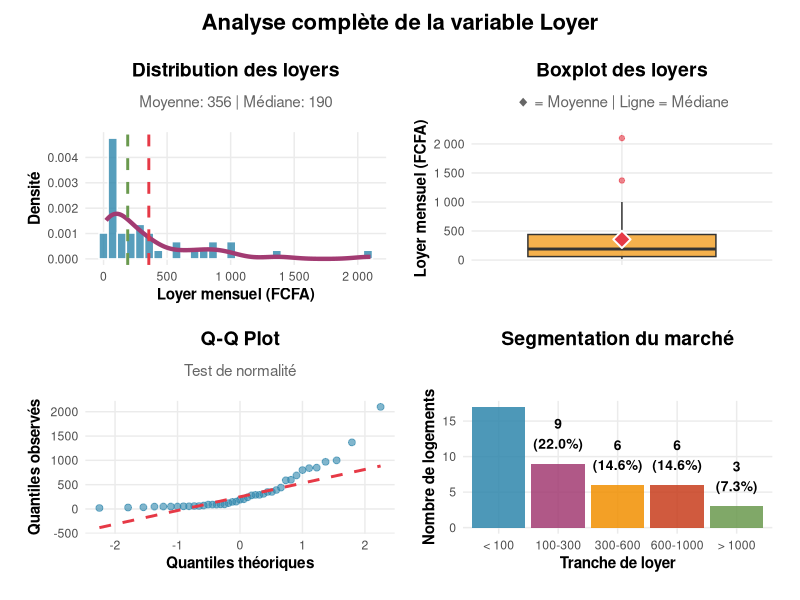
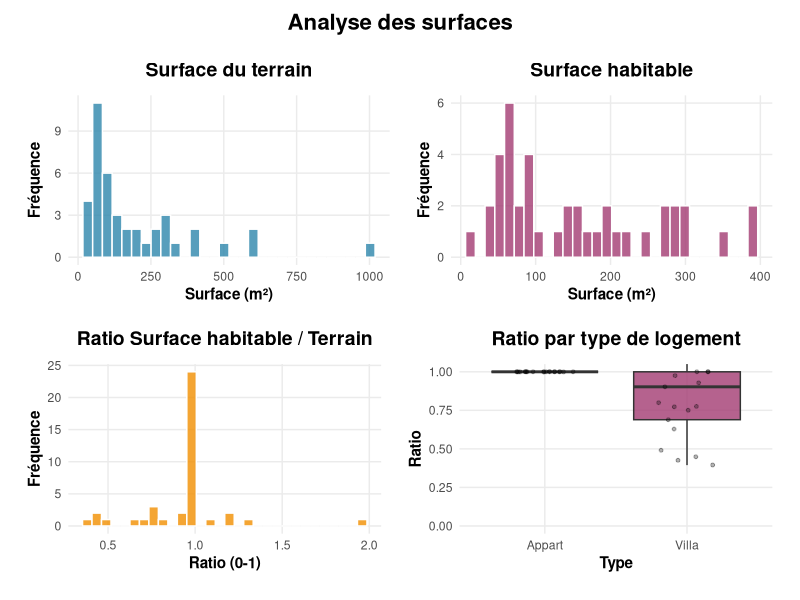
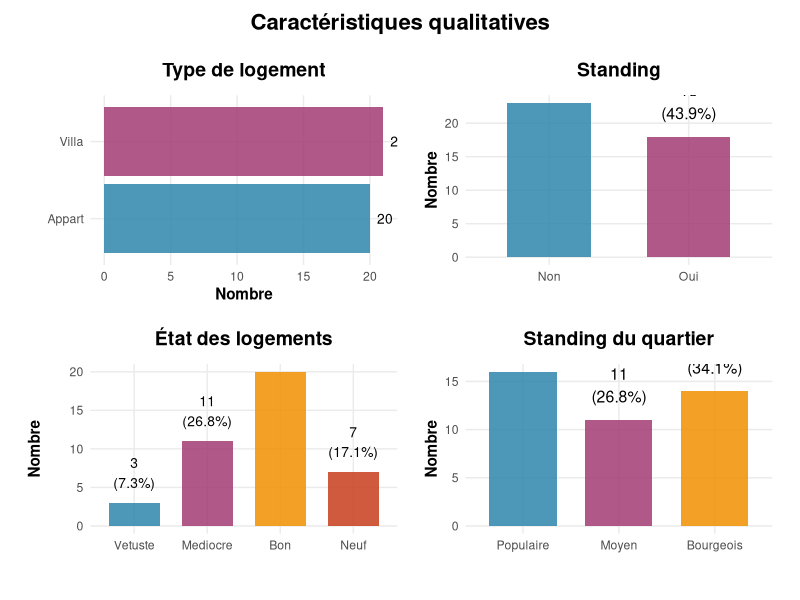
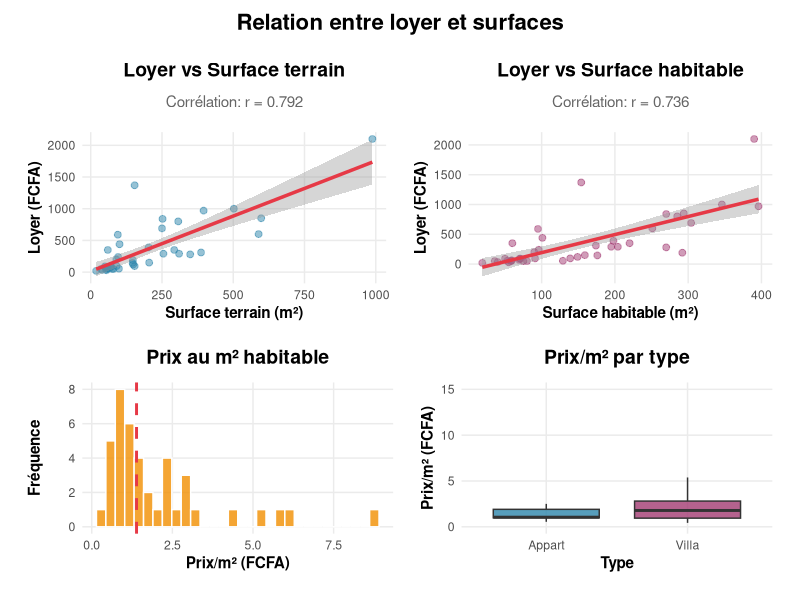
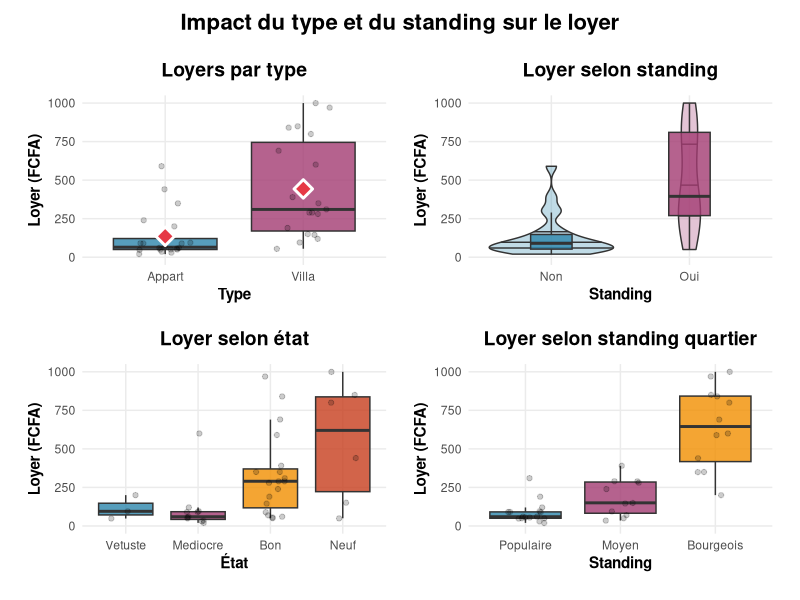
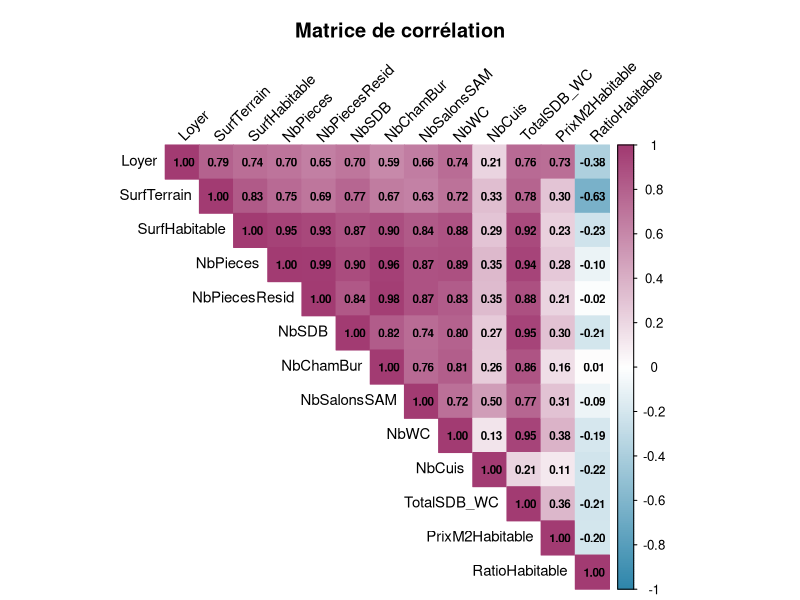
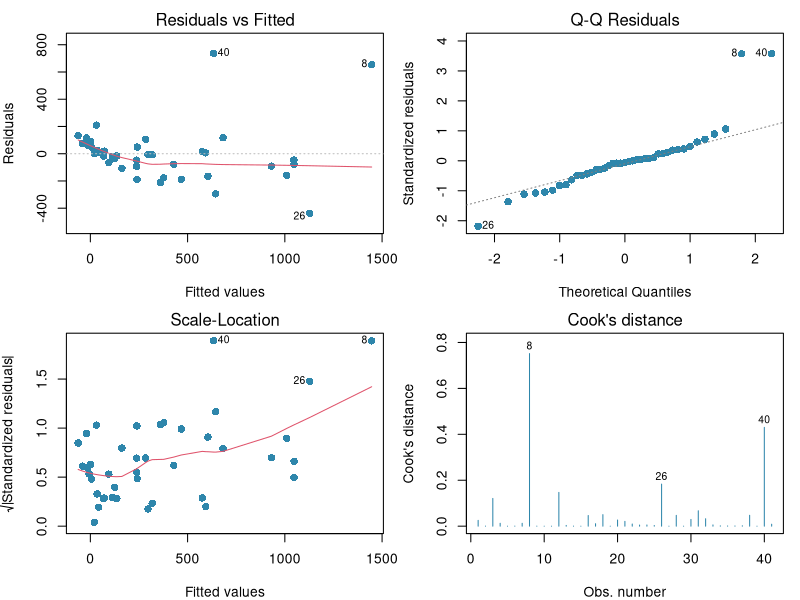
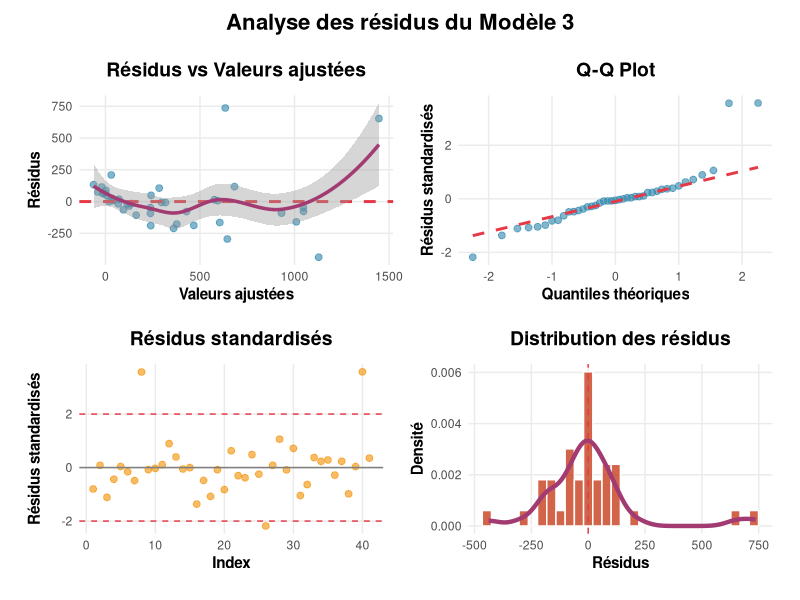

R code for these plots, in order:
## ---- chunk 1
knitr::opts_chunk$set(
  echo = FALSE,
  message = FALSE,
  warning = FALSE,
  fig.align = "center",
  fig.width = 12,
  fig.height = 8,
  dpi = 100
)
## ---- chunk 2
library(dplyr)
library(ggplot2)
library(tidyr)
library(corrplot)
library(knitr)
library(kableExtra)
library(gridExtra)
library(scales)
library(forcats)
library(patchwork)

# Thème personnalisé
theme_custom <- theme_minimal() +
  theme(
    plot.title = element_text(size = 14, face = "bold", hjust = 0.5, margin = margin(b = 10)),
    plot.subtitle = element_text(size = 11, hjust = 0.5, color = "gray40", margin = margin(b = 15)),
    axis.title = element_text(size = 11, face = "bold"),
    legend.position = "bottom",
    panel.grid.minor = element_blank(),
    plot.margin = margin(10, 10, 10, 10),
    panel.background = element_rect(fill = "white", color = NA),
    plot.background = element_rect(fill = "white", color = NA)
  )

theme_set(theme_custom)

# Palette de couleurs
couleurs_principales <- c("#2E86AB", "#A23B72", "#F18F01", "#C73E1D", "#6A994E")
couleur_outliers <- "#E63946"
## ---- chunk 3
dakar <- read.csv("dakar.csv", stringsAsFactors = TRUE)

dakar_clean <- dakar %>%
  drop_na(Loyer) %>%
  mutate(
    PrixM2Terrain = ifelse(SurfTerrain > 0, Loyer / SurfTerrain, NA),
    PrixM2Habitable = ifelse(SurfHabitable > 0, Loyer / SurfHabitable, NA),
    RatioHabitable = ifelse(SurfTerrain > 0, SurfHabitable / SurfTerrain, NA),
    TotalSDB_WC = NbSDB + NbWC,
    Standing = factor(Standing, levels = c("Non", "Oui")),
    Etat = factor(Etat, levels = c("Vetuste", "Mediocre", "Bon", "Neuf")),
    StandingQuartier = factor(StandingQuartier, 
                              levels = c("popu", "moy", "bourge"),
                              labels = c("Populaire", "Moyen", "Bourgeois"))
  )

n_obs <- nrow(dakar_clean)

na_summary <- dakar_clean %>%
  summarise(across(everything(), ~sum(is.na(.)))) %>%
  pivot_longer(everything(), names_to = "Variable", values_to = "NA_count") %>%
  filter(NA_count > 0) %>%
  arrange(desc(NA_count))
## ---- chunk 4
categories <- data.frame(
  Catégorie = c("Identification", "Prix", "Surfaces", "Composition", 
                "Type & Standing", "État", "Équipements", "Localisation"),
  Variables = c("id", "Loyer", "SurfTerrain, SurfHabitable, SurfPiecResid",
    "NbPieces, NbPiecesResid, NbSDB, NbChamBur, NbSalonsSAM, NbWC, NbCuis",
    "Type, Standing, StandingQuartier", "Etat",
    "Jardin, Cour, Piscine, Garage, Egout, HiTech",
    "DistCtrVille, Commerc, BordMer, Distractions, AxeRoutier, QuartierAffaires, Quartier"),
  Nombre = c(1, 1, 3, 7, 3, 1, 6, 7)
)

categories %>%
  kable(caption = "Catégorisation des variables", align = "llc") %>%
  kable_styling(bootstrap_options = c("striped", "hover"), 
                full_width = FALSE, position = "center") %>%
  column_spec(1, bold = TRUE, width = "8em") %>%
  column_spec(3, width = "5em")
## ---- chunk 5
dakar_clean %>%
  select(id, Loyer, Type, SurfTerrain, SurfHabitable, NbPieces, 
         Standing, Etat, Quartier, BordMer) %>%
  head(10) %>%
  mutate(Loyer = format(Loyer, big.mark = " ")) %>%
  kable(caption = "Échantillon de 10 logements", 
        align = "lrclrrllll",
        col.names = c("ID", "Loyer", "Type", "Surf. Terrain", "Surf. Hab.", 
                      "Pièces", "Standing", "État", "Quartier", "Bord Mer")) %>%
  kable_styling(bootstrap_options = c("striped", "hover", "condensed"),
                full_width = TRUE, font_size = 11)
## ---- chunk 6
stats_continues <- dakar_clean %>%
  select(Loyer, SurfTerrain, SurfHabitable, NbPieces, NbChamBur, NbSDB) %>%
  pivot_longer(everything(), names_to = "Variable", values_to = "Valeur") %>%
  group_by(Variable) %>%
  summarise(
    N = sum(!is.na(Valeur)),
    Min = min(Valeur, na.rm = TRUE),
    Q1 = quantile(Valeur, 0.25, na.rm = TRUE),
    Médiane = median(Valeur, na.rm = TRUE),
    Moyenne = mean(Valeur, na.rm = TRUE),
    Q3 = quantile(Valeur, 0.75, na.rm = TRUE),
    Max = max(Valeur, na.rm = TRUE),
    `Écart-type` = sd(Valeur, na.rm = TRUE)
  ) %>%
  mutate(across(where(is.numeric) & !N, ~round(., 1)))

stats_continues %>%
  kable(caption = "Statistiques des variables quantitatives", 
        align = "lrrrrrrrr") %>%
  kable_styling(bootstrap_options = c("striped", "hover"), full_width = TRUE) %>%
  column_spec(1, bold = TRUE)
## ---- chunk 7
if(nrow(na_summary) > 0) {
  na_summary %>%
    mutate(Pourcentage = round(NA_count / n_obs * 100, 1)) %>%
    kable(caption = "Variables avec valeurs manquantes",
          align = "lrr",
          col.names = c("Variable", "Nombre NA", "% NA")) %>%
    kable_styling(bootstrap_options = c("striped", "hover"),
                  full_width = FALSE, position = "left") %>%
    print()
}
## ---- chunk 8
stats_loyer <- dakar_clean %>%
  summarise(
    Minimum = min(Loyer), Q1 = quantile(Loyer, 0.25),
    Médiane = median(Loyer), Moyenne = mean(Loyer),
    Q3 = quantile(Loyer, 0.75), Maximum = max(Loyer),
    Écart_type = sd(Loyer), CV = sd(Loyer)/mean(Loyer)
  )

p1 <- ggplot(dakar_clean, aes(x = Loyer)) +
  geom_histogram(aes(y = after_stat(density)), fill = couleurs_principales[1], 
                 color = "white", bins = 30, alpha = 0.8) +
  geom_density(color = couleurs_principales[2], linewidth = 1.5) +
  geom_vline(xintercept = stats_loyer$Moyenne, color = couleur_outliers, 
             linetype = "dashed", linewidth = 1) +
  geom_vline(xintercept = stats_loyer$Médiane, color = couleurs_principales[5], 
             linetype = "dashed", linewidth = 1) +
  labs(title = "Distribution des loyers",
       subtitle = sprintf("Moyenne: %s | Médiane: %s", 
                         format(round(stats_loyer$Moyenne, 0), big.mark = " "),
                         format(round(stats_loyer$Médiane, 0), big.mark = " ")),
       x = "Loyer mensuel (FCFA)", y = "Densité") +
  scale_x_continuous(labels = label_number(big.mark = " "))

p2 <- ggplot(dakar_clean, aes(x = "", y = Loyer)) +
  geom_boxplot(fill = couleurs_principales[3], alpha = 0.7, 
               outlier.color = couleur_outliers, outlier.alpha = 0.6) +
  stat_summary(fun = mean, geom = "point", shape = 23, size = 4, 
               fill = couleur_outliers, color = "white", stroke = 1) +
  labs(title = "Boxplot des loyers", 
       subtitle = "◆ = Moyenne | Ligne = Médiane",
       x = "", y = "Loyer mensuel (FCFA)") +
  scale_y_continuous(labels = label_number(big.mark = " "))

p3 <- ggplot(dakar_clean, aes(sample = Loyer)) +
  stat_qq(color = couleurs_principales[1], alpha = 0.6, size = 2) +
  stat_qq_line(color = couleur_outliers, linetype = "dashed", linewidth = 1) +
  labs(title = "Q-Q Plot", 
       subtitle = "Test de normalité",
       x = "Quantiles théoriques", y = "Quantiles observés")

p4 <- dakar_clean %>%
  mutate(Segment = case_when(
    Loyer < 100 ~ "< 100",
    Loyer < 300 ~ "100-300",
    Loyer < 600 ~ "300-600",
    Loyer < 1000 ~ "600-1000",
    TRUE ~ "> 1000"
  )) %>%
  count(Segment) %>%
  mutate(
    Segment = factor(Segment, levels = c("< 100", "100-300", "300-600", "600-1000", "> 1000")),
    Pourcentage = n / sum(n) * 100
  ) %>%
  ggplot(aes(x = Segment, y = n, fill = Segment)) +
  geom_col(show.legend = FALSE, alpha = 0.85) +
  geom_text(aes(label = sprintf("%d\n(%.1f%%)", n, Pourcentage)), 
            vjust = -0.5, size = 3.5, fontface = "bold") +
  scale_fill_manual(values = couleurs_principales) +
  labs(title = "Segmentation du marché",
       x = "Tranche de loyer", y = "Nombre de logements") +
  ylim(0, NA)

(p1 + p2) / (p3 + p4) + 
  plot_annotation(title = "Analyse complète de la variable Loyer",
                  theme = theme(plot.title = element_text(size = 16, face = "bold", hjust = 0.5)))
## ---- chunk 9
stats_loyer %>%
  pivot_longer(everything(), names_to = "Statistique", values_to = "Valeur") %>%
  mutate(Valeur = ifelse(Statistique == "CV", 
                        sprintf("%.2f", Valeur),
                        format(round(Valeur, 0), big.mark = " "))) %>%
  kable(caption = "Statistiques descriptives du loyer", align = "lr") %>%
  kable_styling(bootstrap_options = c("striped", "hover"), 
                full_width = FALSE, position = "center")
## ---- chunk 10
p1 <- ggplot(dakar_clean, aes(x = SurfTerrain)) +
  geom_histogram(fill = couleurs_principales[1], color = "white", bins = 30, alpha = 0.8) +
  labs(title = "Surface du terrain", x = "Surface (m²)", y = "Fréquence")

p2 <- ggplot(dakar_clean, aes(x = SurfHabitable)) +
  geom_histogram(fill = couleurs_principales[2], color = "white", bins = 30, alpha = 0.8) +
  labs(title = "Surface habitable", x = "Surface (m²)", y = "Fréquence")

p3 <- ggplot(dakar_clean %>% filter(!is.na(RatioHabitable)), aes(x = RatioHabitable)) +
  geom_histogram(fill = couleurs_principales[3], color = "white", bins = 30, alpha = 0.8) +
  labs(title = "Ratio Surface habitable / Terrain", x = "Ratio (0-1)", y = "Fréquence")

p4 <- ggplot(dakar_clean %>% filter(!is.na(RatioHabitable)), 
             aes(x = Type, y = RatioHabitable, fill = Type)) +
  geom_boxplot(alpha = 0.8, outlier.shape = NA) +
  geom_jitter(width = 0.2, alpha = 0.3, size = 1) +
  scale_fill_manual(values = couleurs_principales) +
  labs(title = "Ratio par type de logement", x = "Type", y = "Ratio") +
  theme(legend.position = "none") +
  coord_cartesian(ylim = c(0, 1))

(p1 + p2) / (p3 + p4) +
  plot_annotation(title = "Analyse des surfaces",
                  theme = theme(plot.title = element_text(size = 16, face = "bold", hjust = 0.5)))
## ---- chunk 11
p1 <- dakar_clean %>%
  count(Type) %>%
  mutate(Pourcentage = n/sum(n)*100) %>%
  ggplot(aes(x = fct_reorder(Type, n), y = n, fill = Type)) +
  geom_col(show.legend = FALSE, alpha = 0.85) +
  geom_text(aes(label = sprintf("%d (%.1f%%)", n, Pourcentage)), 
            hjust = -0.1, size = 3.5) +
  coord_flip() +
  scale_fill_manual(values = couleurs_principales) +
  labs(title = "Type de logement", x = "", y = "Nombre")

p2 <- dakar_clean %>%
  count(Standing) %>%
  mutate(Pourcentage = n/sum(n)*100) %>%
  ggplot(aes(x = Standing, y = n, fill = Standing)) +
  geom_col(show.legend = FALSE, alpha = 0.85, width = 0.6) +
  geom_text(aes(label = sprintf("%d\n(%.1f%%)", n, Pourcentage)), 
            vjust = -0.5, size = 4) +
  scale_fill_manual(values = couleurs_principales[1:2]) +
  labs(title = "Standing", x = "", y = "Nombre")

p3 <- dakar_clean %>%
  count(Etat) %>%
  mutate(Pourcentage = n/sum(n)*100) %>%
  ggplot(aes(x = Etat, y = n, fill = Etat)) +
  geom_col(show.legend = FALSE, alpha = 0.85, width = 0.7) +
  geom_text(aes(label = sprintf("%d\n(%.1f%%)", n, Pourcentage)), 
            vjust = -0.5, size = 3.5) +
  scale_fill_manual(values = couleurs_principales) +
  labs(title = "État des logements", x = "", y = "Nombre")

p4 <- dakar_clean %>%
  count(StandingQuartier) %>%
  mutate(Pourcentage = n/sum(n)*100) %>%
  ggplot(aes(x = StandingQuartier, y = n, fill = StandingQuartier)) +
  geom_col(show.legend = FALSE, alpha = 0.85, width = 0.7) +
  geom_text(aes(label = sprintf("%d\n(%.1f%%)", n, Pourcentage)), 
            vjust = -0.5, size = 4) +
  scale_fill_manual(values = couleurs_principales[1:3]) +
  labs(title = "Standing du quartier", x = "", y = "Nombre")

(p1 + p2) / (p3 + p4) +
  plot_annotation(title = "Caractéristiques qualitatives",
                  theme = theme(plot.title = element_text(size = 16, face = "bold", hjust = 0.5)))
## ---- chunk 12
cor_terrain <- cor(dakar_clean$Loyer, dakar_clean$SurfTerrain, use = "complete.obs")
cor_habitable <- cor(dakar_clean$Loyer, dakar_clean$SurfHabitable, use = "complete.obs")

p1 <- ggplot(dakar_clean, aes(x = SurfTerrain, y = Loyer)) +
  geom_point(alpha = 0.5, color = couleurs_principales[1], size = 2) +
  geom_smooth(method = "lm", color = couleur_outliers, se = TRUE, linewidth = 1.2) +
  labs(title = "Loyer vs Surface terrain",
       subtitle = sprintf("Corrélation: r = %.3f", cor_terrain),
       x = "Surface terrain (m²)", y = "Loyer (FCFA)")

p2 <- ggplot(dakar_clean, aes(x = SurfHabitable, y = Loyer)) +
  geom_point(alpha = 0.5, color = couleurs_principales[2], size = 2) +
  geom_smooth(method = "lm", color = couleur_outliers, se = TRUE, linewidth = 1.2) +
  labs(title = "Loyer vs Surface habitable",
       subtitle = sprintf("Corrélation: r = %.3f", cor_habitable),
       x = "Surface habitable (m²)", y = "Loyer (FCFA)")

p3 <- ggplot(dakar_clean %>% filter(!is.na(PrixM2Habitable), PrixM2Habitable < 20), 
             aes(x = PrixM2Habitable)) +
  geom_histogram(fill = couleurs_principales[3], color = "white", bins = 30, alpha = 0.8) +
  geom_vline(xintercept = median(dakar_clean$PrixM2Habitable, na.rm = TRUE),
             color = couleur_outliers, linetype = "dashed", linewidth = 1) +
  labs(title = "Prix au m² habitable", x = "Prix/m² (FCFA)", y = "Fréquence")

p4 <- ggplot(dakar_clean %>% filter(!is.na(PrixM2Habitable)), 
             aes(x = Type, y = PrixM2Habitable, fill = Type)) +
  geom_boxplot(alpha = 0.8, outlier.shape = NA) +
  scale_fill_manual(values = couleurs_principales) +
  labs(title = "Prix/m² par type", x = "Type", y = "Prix/m² (FCFA)") +
  theme(legend.position = "none") +
  coord_cartesian(ylim = c(0, 15))

(p1 + p2) / (p3 + p4) +
  plot_annotation(title = "Relation entre loyer et surfaces",
                  theme = theme(plot.title = element_text(size = 16, face = "bold", hjust = 0.5)))
## ---- chunk 13
p1 <- ggplot(dakar_clean, aes(x = Type, y = Loyer, fill = Type)) +
  geom_boxplot(alpha = 0.8, outlier.shape = NA) +
  geom_jitter(width = 0.2, alpha = 0.2, size = 1.5) +
  stat_summary(fun = mean, geom = "point", shape = 23, size = 4, 
               fill = couleur_outliers, color = "white", stroke = 1.5) +
  scale_fill_manual(values = couleurs_principales) +
  labs(title = "Loyers par type", x = "Type", y = "Loyer (FCFA)") +
  scale_y_continuous(limits = c(0, quantile(dakar_clean$Loyer, 0.95))) +
  theme(legend.position = "none")

p2 <- ggplot(dakar_clean, aes(x = Standing, y = Loyer, fill = Standing)) +
  geom_violin(alpha = 0.3, draw_quantiles = c(0.25, 0.5, 0.75)) +
  geom_boxplot(width = 0.3, alpha = 0.8, outlier.shape = NA) +
  scale_fill_manual(values = couleurs_principales[1:2]) +
  labs(title = "Loyer selon standing", x = "Standing", y = "Loyer (FCFA)") +
  scale_y_continuous(limits = c(0, quantile(dakar_clean$Loyer, 0.95))) +
  theme(legend.position = "none")

p3 <- ggplot(dakar_clean, aes(x = Etat, y = Loyer, fill = Etat)) +
  geom_boxplot(alpha = 0.8, outlier.shape = NA) +
  geom_jitter(width = 0.2, alpha = 0.2, size = 1.5) +
  scale_fill_manual(values = couleurs_principales) +
  labs(title = "Loyer selon état", x = "État", y = "Loyer (FCFA)") +
  scale_y_continuous(limits = c(0, quantile(dakar_clean$Loyer, 0.95))) +
  theme(legend.position = "none")

p4 <- ggplot(dakar_clean, aes(x = StandingQuartier, y = Loyer, fill = StandingQuartier)) +
  geom_boxplot(alpha = 0.8, outlier.shape = NA) +
  geom_jitter(width = 0.2, alpha = 0.2, size = 1.5) +
  scale_fill_manual(values = couleurs_principales[1:3]) +
  labs(title = "Loyer selon standing quartier", x = "Standing", y = "Loyer (FCFA)") +
  scale_y_continuous(limits = c(0, quantile(dakar_clean$Loyer, 0.95))) +
  theme(legend.position = "none")

(p1 + p2) / (p3 + p4) +
  plot_annotation(title = "Impact du type et du standing sur le loyer",
                  theme = theme(plot.title = element_text(size = 16, face = "bold", hjust = 0.5)))
## ---- chunk 14
vars_numeriques <- dakar_clean %>%
  select(Loyer, SurfTerrain, SurfHabitable, NbPieces, NbPiecesResid,
         NbSDB, NbChamBur, NbSalonsSAM, NbWC, NbCuis, TotalSDB_WC,
         PrixM2Habitable, RatioHabitable) %>%
  select(where(is.numeric))

cor_matrix <- cor(vars_numeriques, use = "complete.obs")

corrplot(cor_matrix, 
         method = "color", 
         type = "upper",
         tl.col = "black", 
         tl.srt = 45, 
         tl.cex = 0.9,
         addCoef.col = "black", 
         number.cex = 0.7,
         col = colorRampPalette(c(couleurs_principales[1], "white", couleurs_principales[2]))(200),
         title = "Matrice de corrélation",
         mar = c(0, 0, 3, 0),
         cl.cex = 0.8)
## ---- chunk 15
vars_qualitatives <- c("Type", "Standing", "Etat", "StandingQuartier", 
                       "Jardin", "Piscine", "Garage", "Egout", "BordMer")

resultats_anova <- data.frame()

for(var in vars_qualitatives) {
  if(var %in% names(dakar_clean)) {
    formule <- as.formula(paste("Loyer ~", var))
    anova_result <- aov(formule, data = dakar_clean)
    anova_summary <- summary(anova_result)
    
    p_value <- anova_summary[[1]]$`Pr(>F)`[1]
    f_value <- anova_summary[[1]]$`F value`[1]
    ss_effect <- anova_summary[[1]]$`Sum Sq`[1]
    ss_total <- sum(anova_summary[[1]]$`Sum Sq`)
    eta_sq <- ss_effect / ss_total
    
    resultats_anova <- rbind(resultats_anova, data.frame(
      Variable = var,
      F_stat = round(f_value, 2),
      P_value = format.pval(p_value, digits = 3),
      Eta_carré = round(eta_sq, 3),
      Signif = ifelse(p_value < 0.001, "***",
                     ifelse(p_value < 0.01, "**",
                           ifelse(p_value < 0.05, "*", "ns")))
    ))
  }
}

resultats_anova %>%
  arrange(desc(Eta_carré)) %>%
  kable(caption = "Tests ANOVA", align = "lrrlc",
        col.names = c("Variable", "F", "P-value", "η²", "Signif.")) %>%
  kable_styling(bootstrap_options = c("striped", "hover"), full_width = FALSE) %>%
  column_spec(5, bold = TRUE) %>%
  footnote(general = "Significativité : *** p<0.001, ** p<0.01, * p<0.05, ns : non significatif",
           general_title = "Note :")
## ---- chunk 16
modele1 <- lm(Loyer ~ SurfHabitable, data = dakar_clean)
summary(modele1)
## ---- chunk 17
modele2 <- lm(Loyer ~ SurfHabitable + NbChamBur + NbSDB + Type, data = dakar_clean)
summary(modele2)
## ---- chunk 18
coef_df2 <- as.data.frame(summary(modele2)$coefficients)
coef_df2$Variable <- rownames(coef_df2)
coef_df2 <- coef_df2[, c("Variable", "Estimate", "Std. Error", "t value", "Pr(>|t|)")]

coef_df2 %>%
  mutate(
    Estimate = round(Estimate, 2),
    `Std. Error` = round(`Std. Error`, 2),
    `t value` = round(`t value`, 2),
    `Pr(>|t|)` = format.pval(`Pr(>|t|)`, digits = 3),
    Signif = case_when(
      `Pr(>|t|)` < 0.001 ~ "***",
      `Pr(>|t|)` < 0.01 ~ "**",
      `Pr(>|t|)` < 0.05 ~ "*",
      TRUE ~ "ns"
    )
  ) %>%
  kable(caption = "Coefficients du Modèle 2", align = "lrrrlc",
        col.names = c("Variable", "Coefficient", "Erreur std.", "t", "P-value", "Signif.")) %>%
  kable_styling(bootstrap_options = c("striped", "hover"), full_width = FALSE) %>%
  column_spec(6, bold = TRUE)
## ---- chunk 19
modele3 <- lm(Loyer ~ SurfHabitable + NbChamBur + NbSDB + Type + 
                     Standing + Etat + StandingQuartier + 
                     Piscine + Garage + BordMer,
              data = dakar_clean)
summary(modele3)
## ---- chunk 20
coef_df3 <- as.data.frame(summary(modele3)$coefficients)
coef_df3$Variable <- rownames(coef_df3)
coef_df3 <- coef_df3[, c("Variable", "Estimate", "Std. Error", "t value", "Pr(>|t|)")]

coef_df3 %>%
  mutate(
    Estimate = round(Estimate, 2),
    `Std. Error` = round(`Std. Error`, 2),
    `t value` = round(`t value`, 2),
    `Pr(>|t|)` = format.pval(`Pr(>|t|)`, digits = 3),
    Signif = case_when(
      `Pr(>|t|)` < 0.001 ~ "***",
      `Pr(>|t|)` < 0.01 ~ "**",
      `Pr(>|t|)` < 0.05 ~ "*",
      TRUE ~ "ns"
    )
  ) %>%
  kable(caption = "Coefficients du Modèle 3", align = "lrrrlc",
        col.names = c("Variable", "Coefficient", "Erreur std.", "t", "P-value", "Signif.")) %>%
  kable_styling(bootstrap_options = c("striped", "hover"), full_width = TRUE) %>%
  column_spec(6, bold = TRUE) %>%
  scroll_box(height = "450px")
## ---- chunk 21
comparaison <- data.frame(
  Modèle = c("Modèle 1: Simple", "Modèle 2: Physique", "Modèle 3: Complet"),
  Variables = c("SurfHabitable seule", 
                "Surfaces + Composition + Type",
                "Toutes variables pertinentes"),
  N_param = c(length(coef(modele1)), length(coef(modele2)), length(coef(modele3))),
  R2 = c(summary(modele1)$r.squared, summary(modele2)$r.squared, summary(modele3)$r.squared),
  R2_adj = c(summary(modele1)$adj.r.squared, summary(modele2)$adj.r.squared, summary(modele3)$adj.r.squared),
  RMSE = c(sqrt(mean(modele1$residuals^2)), sqrt(mean(modele2$residuals^2)), sqrt(mean(modele3$residuals^2))),
  AIC = c(AIC(modele1), AIC(modele2), AIC(modele3)),
  BIC = c(BIC(modele1), BIC(modele2), BIC(modele3))
) %>%
  mutate(
    R2 = round(R2, 4),
    R2_adj = round(R2_adj, 4),
    RMSE = round(RMSE, 1),
    AIC = round(AIC, 1),
    BIC = round(BIC, 1)
  )

comparaison %>%
  kable(caption = "Comparaison des trois modèles", align = "llcrrrrrr",
        col.names = c("Modèle", "Variables", "Nb param.", "R²", "R² ajusté", "RMSE", "AIC", "BIC")) %>%
  kable_styling(bootstrap_options = c("striped", "hover"), full_width = TRUE) %>%
  row_spec(3, bold = TRUE, color = "white", background = couleurs_principales[1]) %>%
  column_spec(1, bold = TRUE)
## ---- chunk 22
par(mfrow = c(2, 2), mar = c(4, 4, 2, 1))
plot(modele3, which = 1:4, col = couleurs_principales[1], pch = 16, cex = 1.2)
## ---- chunk 23
residus_df <- data.frame(
  Fitted = fitted(modele3),
  Residuals = residuals(modele3),
  Standardized = rstandard(modele3),
  Index = 1:length(residuals(modele3))
)

p1 <- ggplot(residus_df, aes(x = Fitted, y = Residuals)) +
  geom_point(alpha = 0.6, color = couleurs_principales[1], size = 2) +
  geom_hline(yintercept = 0, color = couleur_outliers, linetype = "dashed", linewidth = 1) +
  geom_smooth(se = TRUE, color = couleurs_principales[2], linewidth = 1.2) +
  labs(title = "Résidus vs Valeurs ajustées", x = "Valeurs ajustées", y = "Résidus")

p2 <- ggplot(residus_df, aes(sample = Standardized)) +
  stat_qq(color = couleurs_principales[1], alpha = 0.6, size = 2) +
  stat_qq_line(color = couleur_outliers, linetype = "dashed", linewidth = 1) +
  labs(title = "Q-Q Plot", x = "Quantiles théoriques", y = "Résidus standardisés")

p3 <- ggplot(residus_df, aes(x = Index, y = Standardized)) +
  geom_point(alpha = 0.6, color = couleurs_principales[3], size = 2) +
  geom_hline(yintercept = c(-2, 0, 2), linetype = c("dashed", "solid", "dashed"),
             color = c(couleur_outliers, "gray50", couleur_outliers)) +
  labs(title = "Résidus standardisés", x = "Index", y = "Résidus standardisés")

p4 <- ggplot(residus_df, aes(x = Residuals)) +
  geom_histogram(aes(y = after_stat(density)), fill = couleurs_principales[4], 
                 color = "white", bins = 30, alpha = 0.8) +
  geom_density(color = couleurs_principales[2], linewidth = 1.5) +
  geom_vline(xintercept = 0, color = couleur_outliers, linetype = "dashed") +
  labs(title = "Distribution des résidus", x = "Résidus", y = "Densité")

(p1 + p2) / (p3 + p4) +
  plot_annotation(title = "Analyse des résidus du Modèle 3",
                  theme = theme(plot.title = element_text(size = 16, face = "bold", hjust = 0.5)))
## ---- chunk 24
dakar_clean$Prediction <- predict(modele3, dakar_clean)
dakar_clean$Erreur <- dakar_clean$Loyer - dakar_clean$Prediction
dakar_clean$Erreur_Pct <- abs(dakar_clean$Erreur / dakar_clean$Loyer * 100)

p1 <- ggplot(dakar_clean, aes(x = Loyer, y = Prediction)) +
  geom_point(alpha = 0.6, color = couleurs_principales[1], size = 3) +
  geom_abline(intercept = 0, slope = 1, color = couleur_outliers, 
              linetype = "dashed", linewidth = 1.5) +
  geom_smooth(method = "lm", se = TRUE, color = couleurs_principales[2], linewidth = 1) +
  labs(title = "Prédictions vs Observations",
       subtitle = sprintf("R² = %.3f", summary(modele3)$r.squared),
       x = "Loyer observé (FCFA)", y = "Loyer prédit (FCFA)")

p2 <- ggplot(dakar_clean, aes(x = Erreur_Pct)) +
  geom_histogram(fill = couleurs_principales[3], color = "white", bins = 25, alpha = 0.8) +
  geom_vline(xintercept = median(dakar_clean$Erreur_Pct), 
             color = couleur_outliers, linetype = "dashed", linewidth = 1) +
  labs(title = "Distribution de l'erreur relative",
       subtitle = sprintf("Médiane = %.1f%%", median(dakar_clean$Erreur_Pct)),
       x = "Erreur absolue (%)", y = "Fréquence")

p1 + p2 +
  plot_annotation(title = "Performance prédictive",
                  theme = theme(plot.title = element_text(size = 16, face = "bold", hjust = 0.5)))
## ---- chunk 25
performance <- data.frame(
  Métrique = c("R²", "R² ajusté", "RMSE", "MAE", "MAPE", "Médiane Err. %"),
  Valeur = c(
    summary(modele3)$r.squared,
    summary(modele3)$adj.r.squared,
    sqrt(mean(dakar_clean$Erreur^2)),
    mean(abs(dakar_clean$Erreur)),
    mean(dakar_clean$Erreur_Pct),
    median(dakar_clean$Erreur_Pct)
  ),
  Interprétation = c(
    sprintf("%.1f%% de variance expliquée", summary(modele3)$r.squared*100),
    sprintf("%.1f%% ajusté", summary(modele3)$adj.r.squared*100),
    "Erreur quadratique moyenne",
    "Erreur absolue moyenne",
    "Erreur relative moyenne",
    "Erreur relative médiane"
  )
) %>%
  mutate(Valeur = round(Valeur, 2))

performance %>%
  kable(caption = "Métriques de performance", align = "lrl") %>%
  kable_styling(bootstrap_options = c("striped", "hover"), full_width = TRUE) %>%
  column_spec(1, bold = TRUE) %>%
  row_spec(1:2, background = "#e8f4f8")
## ---- chunk 26
dakar_clean %>%
  mutate(Segment = case_when(
    Loyer >= 600 ~ "Haut standing",
    Loyer >= 200 ~ "Moyen standing",
    TRUE ~ "Économique"
  )) %>%
  group_by(Segment) %>%
  summarise(
    N = n(),
    `Loyer moyen` = round(mean(Loyer), 0),
    `Loyer médian` = round(median(Loyer), 0),
    `Surf. moy.` = round(mean(SurfHabitable), 0),
    `% Standing` = round(mean(Standing == "Oui") * 100, 1),
    `% Piscine` = round(mean(Piscine == "Oui") * 100, 1)
  ) %>%
  kable(caption = "Segments de marché", align = "lrrrrrr") %>%
  kable_styling(bootstrap_options = c("striped", "hover"), full_width = FALSE)
## ---- chunk 27
perspectives <- data.frame(
  Axe = c("Modélisation", "Données", "Outils", "Application"),
  Propositions = c(
    "Random Forest, XGBoost, GAM",
    "Web scraping, API géographiques",
    "Shiny dashboard, API prédiction",
    "Simulateur rénovations, estimateur"
  )
)

perspectives %>%
  kable(caption = "Perspectives de développement", align = "ll") %>%
  kable_styling(bootstrap_options = c("striped", "hover"), full_width = TRUE) %>%
  column_spec(1, bold = TRUE)
